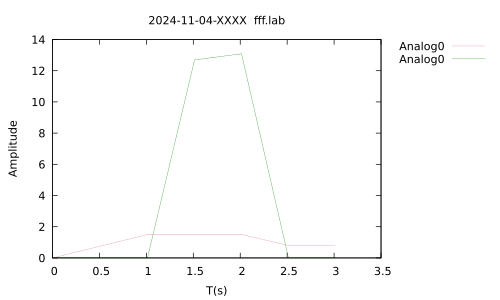

Reproduce this figure in gnuplot.
set terminal pdf
set encoding utf8
set output "2024-11-04-XXXX  fff.pdf"
set encoding utf8
#set xrange [0.0:600.0]
#set yrange [0.0:20.0]
set key outside
set style line 1 linecolor rgb '#DB7093' linewidth 0.1
set style line 2 linecolor rgb '#008000' linewidth 0.1
set title "2024-11-04-XXXX  fff.lab"
set xlabel "T(s)"
set ylabel "Amplitude"
plot "2024-11-04-XXXX  fff.lab" every ::1 using 1:2 w l linestyle 1 title "Analog0", "2024-11-04-XXXX  fff.lab" using 1:3 w l linestyle 2 title "Analog0"
